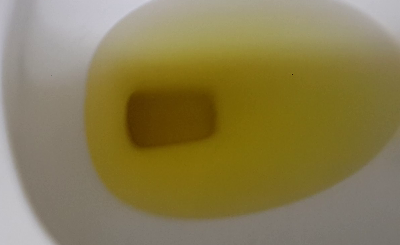
#> input picture ColorPrac/1.jpg, 400 x 245 px
$ jupyter execute --allow-errors color_detect.ipynb
#> lines starting #> are read from the running program, lines starting #| are printed output that depends on the picture
[cell 1]
from sklearn.cluster import KMeans
from collections import Counter
from matplotlib import pyplot as plt
import cv2

[cell 2]
def rgb2hex(rgb):
    hex = "#{:02x}{:02x}{:02x}".format(int(rgb[0]), int(rgb[1]), int(rgb[2]))
    return hex

[cell 3]
def plot_image_info(path, k=6):
    # load image
    img_bgr = cv2.imread(path)
    img_rgb = cv2.cvtColor(img_bgr, cv2.COLOR_BGR2RGB)

    # resize image to speed up processing time
    resized_img_rgb = cv2.resize(img_rgb, (64, 64), interpolation=cv2.INTER_AREA)

    # reshape the image to be a list of pixels
    img_list = resized_img_rgb.reshape((resized_img_rgb.shape[0] * resized_img_rgb.shape[1], 3))

    # cluster the pixels and assign labels
    clt = KMeans(n_clusters=k)
    labels = clt.fit_predict(img_list)

    # count labels to find most popular
    label_counts = Counter(labels)
    total_count = sum(label_counts.values())

    # subset out most popular centroid
    center_colors = list(clt.cluster_centers_)
    ordered_colors = [center_colors[i]/255 for i in label_counts.keys()]
    color_labels = [rgb2hex(ordered_colors[i]*255) for i in label_counts.keys()]

    #print(label_counts.values())
    #print(color_labels)

    # plots
    plt.figure(figsize=(14, 8))
    plt.subplot(221)
    plt.imshow(img_rgb)
    plt.axis('off')

    plt.subplot(222)
    plt.pie(label_counts.values(), labels=color_labels, colors=ordered_colors, startangle=90)
    plt.axis('equal')
    plt.show()

#> (a cell that did not finish here is left out)


[cell 5]
plot_image_info("1.jpg")
#> call 2 of plot_image_info, with path = '1.jpg', k = 6
#> in plot_image_info, img_bgr is the input picture: shape (245, 400, 3); mean B, G, R 81.1, 125.1, 137.3
#> in plot_image_info (call 2), `resized_img_rgb = cv2.resize(img_rgb, (64, 64), interpolation=cv2.INTE..`:
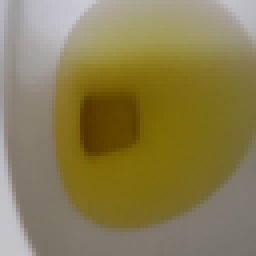
#> resized_img_rgb: shape (64, 64, 3) (shown 4 times larger); mean R, G, B 137.3, 125.1, 81.1
#> in plot_image_info (call 2), `labels = clt.fit_predict(img_list)`: labels = 4096 values, max 5 at index 419, min 0 at index 763, mean 1.51
#> in plot_image_info (call 2), `label_counts = Counter(labels)`: label_counts = {3: 339, 2: 572, 5: 313, 0: 1118, 1: 1517, 4: 237}
#> in plot_image_info (call 2), `total_count = sum(label_counts.values())`: total_count = 4096
#> in plot_image_info (call 2), `ordered_colors = [center_colors[i]/255 for i in label_counts.keys()]`: ordered_colors = [[0.737, 0.731, 0.748], [0.638, 0.616, 0.553], [0.605, 0.563, 0.331], [0.502, 0.473, 0.42], [0.494, 0.423, 0.105], [0.381, 0.268, 0.00591]]
#> in rgb2hex, `hex = "#{:02x}{:02x}{:02x}".format(int(rgb[0]), int(rgb[1]), int(rgb[2..`: hex = '#80786b'
#> in plot_image_info (call 2), `color_labels = [rgb2hex(ordered_colors[i]*255) for i in label_counts.k..`: color_labels = ['#80786b', '#9a8f54', '#614401', '#bcbabe', '#a29d8d', '#7d6b1a']
#> in plot_image_info (call 2), `plt.show()`:
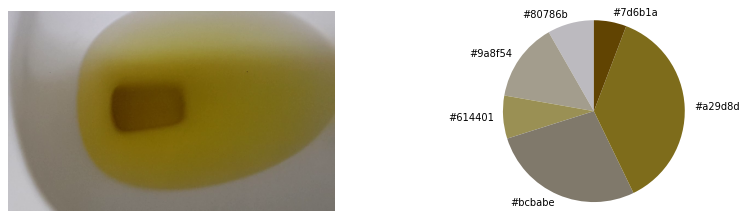
#> figure drawn by matplotlib, 2 panels

$ run again, with ColorPrac/2.jpg copied over ColorPrac/1.jpg
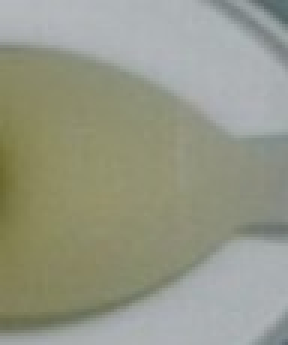
#> input picture ColorPrac/2.jpg, 96 x 115 px (shown 3 times larger)
#> in plot_image_info, img_bgr is the input picture: shape (115, 96, 3); mean B, G, R 135.6, 152.1, 149.6
#> in plot_image_info (call 2), `resized_img_rgb = cv2.resize(img_rgb, (64, 64), interpolation=cv2.INTE..`:
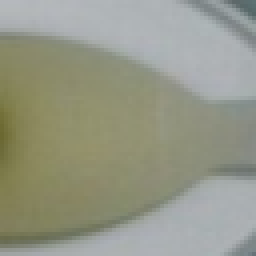
#> resized_img_rgb: shape (64, 64, 3) (shown 4 times larger); mean R, G, B 149.6, 152.1, 135.6
#> labels = 4096 values, max 5 at index 44, min 0 at index 319, mean 2.11
#> label_counts = {1: 1308, 5: 247, 2: 697, 3: 164, 0: 628, 4: 1052}
#> total_count = 4096
#> ordered_colors = [[0.675, 0.694, 0.705], [0.611, 0.633, 0.623], [0.545, 0.56, 0.507], [0.446, 0.455, 0.324], [0.524, 0.52, 0.374], [0.558, 0.558, 0.438]]
#> hex = '#9ba19e'
#> color_labels = ['#9ba19e', '#8e8e6f', '#8a8e81', '#717452', '#acb0b3', '#85845f']
#> in plot_image_info (call 2), `plt.show()`:
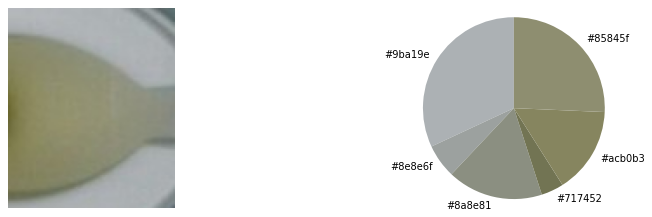
#> figure drawn by matplotlib, 2 panels
